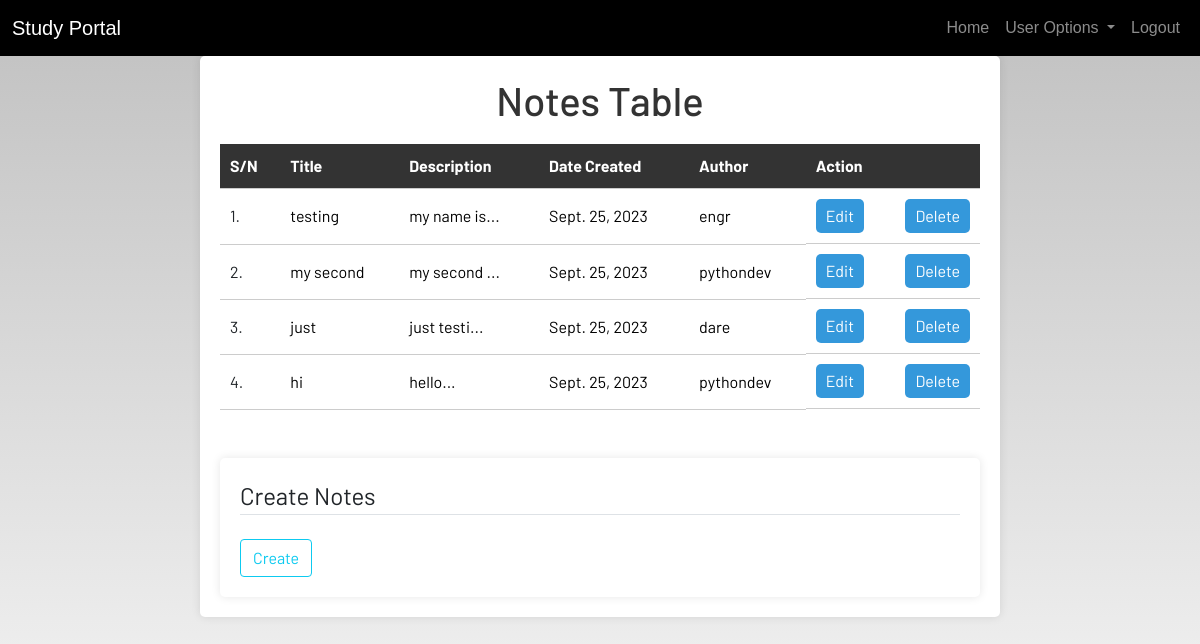
Screenshot of /notes (signed in) with the database file from the repository.
### student/models.py (models this page shows, shortened)
class Notes(models.Model):
    user = models.ForeignKey(User, on_delete=models.CASCADE)
    title = models.CharField(max_length=100)
    author = models.CharField(max_length=100)
    description = models.TextField()
    created_at = models.DateField(default=datetime.now)
    class Meta:
        verbose_name = 'Note'
        verbose_name_plural = 'Notes'

### student/views.py (the view)
# urls.py: path('notes', views.notes, name='notes'),
@login_required
def notes(request):
    note = Notes.objects.filter(user=request.user)
    if len(note) == 0:
        note_finished = True
    else:
        note_finished = False
    return render(request,'notes.html', {'notes':note, 'finished':note_finished})

### templates/notes.html (shortened to what this page needs)
{% extends 'base.html' %}
{% load crispy_forms_tags%}
{% load static %}
{% block content %}
{% load tz %}
<head>
</head>
<body>
<div class="container">
    {% if not finished%}
    <h1>Notes Table</h1>
    <table>
        <thead>
            <tr>
                <th>S/N</th>
                <th>Title</th>
                <th>Description</th>
                <th>Date Created</th>
                <th>Author</th>
                <th>Action</th>
            </tr>
        </thead>
        <tbody>
            {% for note in notes%}
            <tr>
                <td>{{forloop.counter}}.</td>
                <td><a href="{%url 'note_details' note.id%}">{{note.title|slice:":10"}}</a></td>
                <td><a href="{%url 'note_details' note.id%}">{{note.description|slice:":10"}}...</a></td>
                <td><a href="{%url 'note_details' note.id%}">{{note.created_at}}</a></td>
                <td><a href="{%url 'note_details' note.id%}">{{note.author}}</a></td>
                <td class="action-buttons">
                    <a href="{%url 'edit_note' note.id%}"><button class="edit-button">Edit</button></a>
                    <a href="{%url 'note_del_confr' note.id %}"><button class="delete-button">Delete</button></a>
                </td>
            </tr>
            {%endfor%}
        </tbody>
    </table>
    <br><br>
<div class="container">
    <fieldset class="form-group">
        <legend class="border-bottom mb-4">Create Notes</legend>
    </fieldset>
    <div class="form-group">
        <a href="{%url 'create_note'%}"><button  class="btn btn-outline-info">
            Create
        </button></a>
    </div>
</div>
</div>
{%endif%}
{% endblock content %}

### static/css/main.css (style rules this page uses)
html { scroll-behavior: smooth; height: 100%; width: 100%; }
a { text-decoration: none !important; color: black; }
html, body { max-width: 100%; overflow-x: hidden; height: 100%; width: 100%; }
body { background: linear-gradient(rgba(0, 0, 0, 0.2), rgba(255, 255, 255, 0.5)); overflow-x: hidden; background-repeat: no-repeat; }

### templates/notes.html (style rules this page uses)
body { font-family: Arial, sans-serif; background-color: #f0f0f0; margin: 0; padding: 0; }
.container { max-width: 800px; margin: 0 auto; padding: 20px; background-color: #fff; box-shadow: 0 0 10px rgba(0, 0, 0, 0.1); border-radius: 5px; box-sizing: border-box; }
h1 { text-align: center; color: #333; }
table { width: 100%; border-collapse: collapse; margin-top: 20px; }
th, td { padding: 10px; text-align: left; border-bottom: 1px solid #ccc; }
th { background-color: #333; color: #fff; }
.action-buttons { display: flex; justify-content: space-between; }
.edit-button, .delete-button { background-color: #3498db; color: #fff; border: none; padding: 5px 10px; border-radius: 5px; cursor: pointer; }
.edit-button { margin-right: 5px; }

### rows the page displays
Notes: title "testing", description "my name is", created_at "Sept. 25, 2023", author "engr"
Notes: title "my second", description "my second", created_at "Sept. 25, 2023", author "pythondev"
Notes: title "just", description "just testi", created_at "Sept. 25, 2023", author "dare"
Notes: title "hi", description "hello", created_at "Sept. 25, 2023", author "pythondev"
